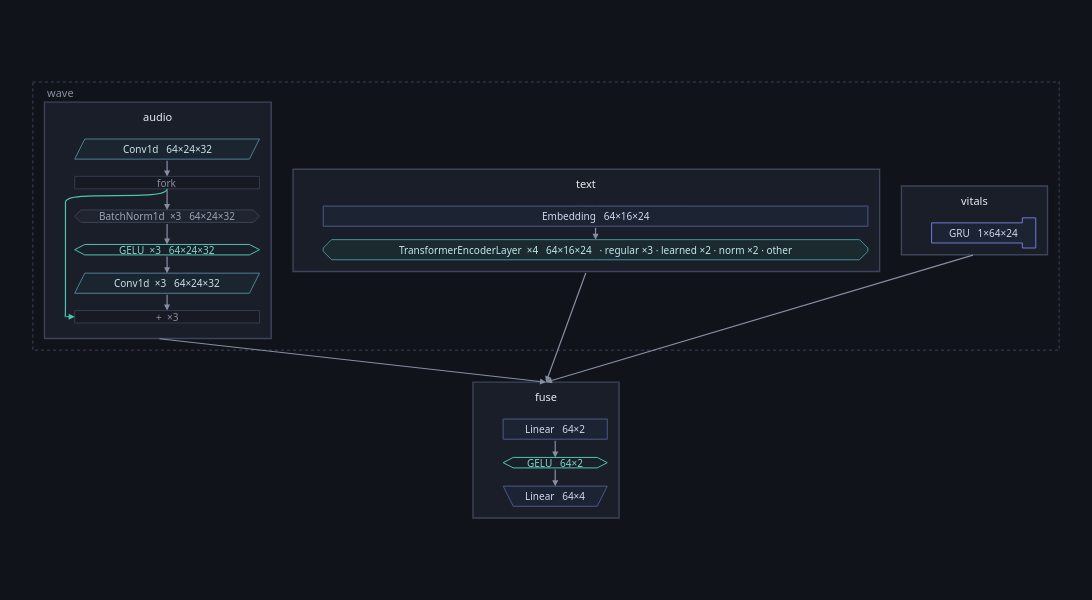

This figure's notebook cell:
### Markdown cell above
## The symptoms

**No flag at all.** Every gradient arrives, nothing is dead, nothing
saturates. The network is in perfect health and it is costing about a quarter
of the loss, which is exactly the kind of thing no health check is looking
for. The diagnosis is in the picture:

### Code cell
pinched.figure(inside=architecture(pinched, ONE))

### Figure 1 — Plotly figure (JSON) as saved in the notebook; plotly's stock layout.template omitted (floating-point values rounded to 4 significant figures)
{"data": [{"hoverinfo": "text", "hovertext": ["<b>audio</b><br>class: Audio<br>device: cpu", "<b>text</b><br>class: Text<br>device: cpu", "<b>vitals</b><br>class: Vitals<br>device: cpu", "<b>fuse</b><br>class: Fuse<br>device: cpu"], "marker": {"opacity": 0, "size": 1}, "mode": "markers", "showlegend": false, "type": "scatter", "x": [149.2, 660.2, 1123.0, 612.1], "y": [165.0, 165.0, 165.0, 439.0]}], "layout": {"annotations": [{"align": "left", "font": {"color": "#868ea3", "family": "system-ui, -apple-system, Segoe UI, Roboto, sans-serif", "size": 11}, "showarrow": false, "text": "wave", "x": 14.0, "xanchor": "left", "y": 12.0, "yanchor": "middle"}, {"align": "center", "font": {"color": "#e7e9ef", "family": "system-ui, -apple-system, Segoe UI, Roboto, sans-serif", "size": 11}, "showarrow": false, "text": "audio", "x": 149.2, "xanchor": "center", "y": 41.5, "yanchor": "middle"}, {"align": "center", "font": {"color": "#c7e3ec", "family": "system-ui, -apple-system, Segoe UI, Roboto, sans-serif", "size": 10}, "showarrow": false, "text": "Conv1d   64×24×32", "x": 160.2, "xanchor": "center", "y": 80.0, "yanchor": "middle"}, {"align": "center", "font": {"color": "#868ea3", "family": "system-ui, -apple-system, Segoe UI, Roboto, sans-serif", "size": 10}, "showarrow": false, "text": "fork", "x": 160.2, "xanchor": "center", "y": 120.0, "yanchor": "middle"}, {"align": "center", "font": {"color": "#9aa3b8", "family": "system-ui, -apple-system, Segoe UI, Roboto, sans-serif", "size": 10}, "showarrow": false, "text": "BatchNorm1d  ×3   64×24×32", "x": 160.2, "xanchor": "center", "y": 160.0, "yanchor": "middle"}, {"align": "center", "font": {"color": "#7fd8c9", "family": "system-ui, -apple-system, Segoe UI, Roboto, sans-serif", "size": 10}, "showarrow": false, "text": "GELU  ×3   64×24×32", "x": 160.2, "xanchor": "center", "y": 200.0, "yanchor": "middle"}, {"align": "center", "font": {"color": "#c7e3ec", "family": "system-ui, -apple-system, Segoe UI, Roboto, sans-serif", "size": 10}, "showarrow": false, "text": "Conv1d  ×3   64×24×32", "x": 160.2, "xanchor": "center", "y": 240.0, "yanchor": "middle"}, {"align": "center", "font": {"color": "#868ea3", "family": "system-ui, -apple-system, Segoe UI, Roboto, sans-serif", "size": 10}, "showarrow": false, "text": "+  ×3", "x": 160.2, "xanchor": "center", "y": 280.0, "yanchor": "middle"}, {"align": "center", "font": {"color": "#e7e9ef", "family": "system-ui, -apple-system, Segoe UI, Roboto, sans-serif", "size": 11}, "showarrow": false, "text": "text", "x": 660.2, "xanchor": "center", "y": 121.5, "yanchor": "middle"}, {"align": "center", "font": {"color": "#cfd8ee", "family": "system-ui, -apple-system, Segoe UI, Roboto, sans-serif", "size": 10}, "showarrow": false, "text": "Embedding   64×16×24", "x": 671.2, "xanchor": "center", "y": 160.0, "yanchor": "middle"}, {"align": "center", "font": {"color": "#bfe6ee", "family": "system-ui, -apple-system, Segoe UI, Roboto, sans-serif", "size": 10}, "showarrow": false, "text": "TransformerEncoderLayer  ×4   64×16×24   · regular ×3 · learned ×2 · norm ×2 · other", "x": 671.2, "xanchor": "center", "y": 200.0, "yanchor": "middle"}, {"align": "center", "font": {"color": "#e7e9ef", "family": "system-ui, -apple-system, Segoe UI, Roboto, sans-serif", "size": 11}, "showarrow": false, "text": "vitals", "x": 1123.0, "xanchor": "center", "y": 141.5, "yanchor": "middle"}, {"align": "center", "font": {"color": "#cfd8ee", "family": "system-ui, -apple-system, Segoe UI, Roboto, sans-serif", "size": 10}, "showarrow": false, "text": "GRU   1×64×24", "x": 1134.0, "xanchor": "center", "y": 180.0, "yanchor": "middle"}, {"align": "center", "font": {"color": "#e7e9ef", "family": "system-ui, -apple-system, Segoe UI, Roboto, sans-serif", "size": 11}, "showarrow": false, "text": "fuse", "x": 612.1, "xanchor": "center", "y": 375.5, "yanchor": "middle"}, {"align": "center", "font": {"color": "#cfd8ee", "family": "system-ui, -apple-system, Segoe UI, Roboto, sans-serif", "size": 10}, "showarrow": false, "text": "Linear   64×2", "x": 623.1, "xanchor": "center", "y": 414.0, "yanchor": "middle"}, {"align": "center", "font": {"color": "#7fd8c9", "family": "system-ui, -apple-system, Segoe UI, Roboto, sans-serif", "size": 10}, "showarrow": false, "text": "GELU   64×2", "x": 623.1, "xanchor": "center", "y": 454.0, "yanchor": "middle"}, {"align": "center", "font": {"color": "#cfd8ee", "family": "system-ui, -apple-system, Segoe UI, Roboto, sans-serif", "size": 10}, "showarrow": false, "text": "Linear   64×4", "x": 623.1, "xanchor": "center", "y": 494.0, "yanchor": "middle"}, {"arrowcolor": "#868ea3", "arrowhead": 2, "arrowsize": 1, "arrowwidth": 1.2, "ax": 160.2, "axref": "x", "ay": 127.4, "ayref": "y", "showarrow": true, "text": "", "x": 160.2, "xref": "x", "y": 152.6, "yref": "y"}, {"arrowcolor": "#868ea3", "arrowhead": 2, "arrowsize": 1, "arrowwidth": 1.2, "ax": 160.2, "axref": "x", "ay": 167.4, "ayref": "y", "showarrow": true, "text": "", "x": 160.2, "xref": "x", "y": 193.8, "yref": "y"}, {"arrowcolor": "#868ea3", "arrowhead": 2, "arrowsize": 1, "arrowwidth": 1.2, "ax": 160.2, "axref": "x", "ay": 206.2, "ayref": "y", "showarrow": true, "text": "", "x": 160.2, "xref": "x", "y": 228.0, "yref": "y"}, {"arrowcolor": "#4fc3b0", "arrowhead": 2, "arrowsize": 1, "arrowwidth": 1.2, "ax": 38.0, "axref": "x", "ay": 280.0, "ayref": "y", "showarrow": true, "text": "", "x": 50.0, "xref": "x", "y": 280.0, "yref": "y"}, {"arrowcolor": "#868ea3", "arrowhead": 2, "arrowsize": 1, "arrowwidth": 1.2, "ax": 160.2, "axref": "x", "ay": 252.0, "ayref": "y", "showarrow": true, "text": "", "x": 160.2, "xref": "x", "y": 272.6, "yref": "y"}, {"arrowcolor": "#868ea3", "arrowhead": 2, "arrowsize": 1, "arrowwidth": 1.2, "ax": 160.2, "axref": "x", "ay": 92.0, "ayref": "y", "showarrow": true, "text": "", "x": 160.2, "xref": "x", "y": 112.6, "yref": "y"}, {"arrowcolor": "#868ea3", "arrowhead": 2, "arrowsize": 1, "arrowwidth": 1.2, "ax": 671.2, "axref": "x", "ay": 172.0, "ayref": "y", "showarrow": true, "text": "", "x": 671.2, "xref": "x", "y": 188.0, "yref": "y"}, {"arrowcolor": "#868ea3", "arrowhead": 2, "arrowsize": 1, "arrowwidth": 1.2, "ax": 623.1, "axref": "x", "ay": 426.0, "ayref": "y", "showarrow": true, "text": "", "x": 623.1, "xref": "x", "y": 447.8, "yref": "y"}, {"arrowcolor": "#868ea3", "arrowhead": 2, "arrowsize": 1, "arrowwidth": 1.2, "ax": 623.1, "axref": "x", "ay": 460.2, "ayref": "y", "showarrow": true, "text": "", "x": 623.1, "xref": "x", "y": 482.0, "yref": "y"}, {"arrowcolor": "#868ea3", "arrowhead": 2, "arrowsize": 1, "arrowwidth": 1.2, "ax": 149.2, "axref": "x", "ay": 306.0, "ayref": "y", "showarrow": true, "text": "", "x": 612.1, "xref": "x", "y": 358.0, "yref": "y"}, {"arrowcolor": "#868ea3", "arrowhead": 2, "arrowsize": 1, "arrowwidth": 1.2, "ax": 660.2, "axref": "x", "ay": 226.0, "ayref": "y", "showarrow": true, "text": "", "x": 612.1, "xref": "x", "y": 358.0, "yref": "y"}, {"arrowcolor": "#868ea3", "arrowhead": 2, "arrowsize": 1, "arrowwidth": 1.2, "ax": 1123.0, "axref": "x", "ay": 206.0, "ayref": "y", "showarrow": true, "text": "", "x": 612.1, "xref": "x", "y": 358.0, "yref": "y"}], "font": {"color": "#e7e9ef", "family": "system-ui, -apple-system, Segoe UI, Roboto, sans-serif", "size": 12}, "height": 600.0, "hoverlabel": {"align": "left", "bgcolor": "#1a1e28", "bordercolor": "#2c3242", "font": {"color": "#e7e9ef", "family": "system-ui, -apple-system, Segoe UI, Roboto, sans-serif"}}, "legend": {"bgcolor": "rgba(0,0,0,0)", "font": {"color": "#868ea3"}, "orientation": "h", "x": 1, "xanchor": "right", "y": 1.02, "yanchor": "bottom"}, "margin": {"b": 16, "l": 16, "r": 16, "t": 16}, "paper_bgcolor": "#101319", "plot_bgcolor": "#101319", "shapes": [{"fillcolor": "rgba(0,0,0,0)", "layer": "below", "line": {"color": "#2c3242", "dash": "dot", "width": 1.6}, "type": "rect", "x0": 0.0, "x1": 1224.0, "y0": 0.0, "y1": 320.0}, {"fillcolor": "#1a1e28", "layer": "below", "line": {"color": "#3d4459", "width": 1.4}, "type": "rect", "x0": 14.0, "x1": 284.4, "y0": 24.0, "y1": 306.0}, {"fillcolor": "#1b2530", "layer": "below", "line": {"color": "#4d7f8f", "width": 1.0}, "path": "M 62.0,68.0 L 270.4,68.0 L 258.4,92.0 L 50.0,92.0 Z", "type": "path", "xref": "x", "yref": "y"}, {"fillcolor": "#171a22", "layer": "below", "line": {"color": "#333a4b", "width": 1.0}, "path": "M 50.0,112.56 L 270.4,112.56 L 270.4,127.44 L 50.0,127.44 Z", "type": "path", "xref": "x", "yref": "y"}, {"fillcolor": "#20242e", "layer": "below", "line": {"color": "#3a4152", "width": 1.0}, "path": "M 57.44,152.56 L 262.96,152.56 L 270.4,160.0 L 262.96,167.44 L 57.44,167.44 L 50.0,160.0 Z", "type": "path", "xref": "x", "yref": "y"}, {"fillcolor": "rgba(0,0,0,0)", "layer": "below", "line": {"color": "#4fc3b0", "width": 1.0}, "path": "M 50.0,200.0 L 62.0,193.76 L 258.4,193.76 L 270.4,200.0 L 258.4,206.23999999999998 L 62.0,206.23999999999998 Z", "type": "path", "xref": "x", "yref": "y"}, {"fillcolor": "#1b2530", "layer": "below", "line": {"color": "#4d7f8f", "width": 1.0}, "path": "M 62.0,228.0 L 270.4,228.0 L 258.4,252.0 L 50.0,252.0 Z", "type": "path", "xref": "x", "yref": "y"}, {"fillcolor": "#171a22", "layer": "below", "line": {"color": "#333a4b", "width": 1.0}, "path": "M 50.0,272.56 L 270.4,272.56 L 270.4,287.44 L 50.0,287.44 Z", "type": "path", "xref": "x", "yref": "y"}, {"fillcolor": "#1a1e28", "layer": "below", "line": {"color": "#3d4459", "width": 1.4}, "type": "rect", "x0": 310.4, "x1": 1010.0, "y0": 104.0, "y1": 226.0}, {"fillcolor": "#1c2333", "layer": "below", "line": {"color": "#4a5a86", "width": 1.0}, "path": "M 346.4,148.0 L 996.0,148.0 L 996.0,172.0 L 346.4,172.0 Z", "type": "path", "xref": "x", "yref": "y"}, {"fillcolor": "#1b2a2f", "layer": "below", "line": {"color": "#3f8f9d", "width": 1.0}, "path": "M 356.4,188.0 L 986.0,188.0 L 996.0,198.0 L 996.0,202.0 L 986.0,212.0 L 356.4,212.0 L 346.4,202.0 L 346.4,198.0 Z", "type": "path", "xref": "x", "yref": "y"}, {"fillcolor": "#1a1e28", "layer": "below", "line": {"color": "#3d4459", "width": 1.4}, "type": "rect", "x0": 1036.0, "x1": 1210.0, "y0": 124.0, "y1": 206.0}, {"fillcolor": "#1c2333", "layer": "below", "line": {"color": "#6f7bd1", "width": 1.0}, "path": "M 1072.0,168.0 L 1180.2,168.0 L 1180.2,162.0 L 1196.2,162.0 L 1196.2,198.0 L 1180.2,198.0 L 1180.2,192.0 L 1072.0,192.0 Z", "type": "path", "xref": "x", "yref": "y"}, {"fillcolor": "#1a1e28", "layer": "below", "line": {"color": "#3d4459", "width": 1.4}, "type": "rect", "x0": 525.0, "x1": 699.2, "y0": 358.0, "y1": 520.0}, {"fillcolor": "#1c2333", "layer": "below", "line": {"color": "#4a5a86", "width": 1.0}, "path": "M 561.0,402.0 L 685.2,402.0 L 685.2,426.0 L 561.0,426.0 Z", "type": "path", "xref": "x", "yref": "y"}, {"fillcolor": "rgba(0,0,0,0)", "layer": "below", "line": {"color": "#4fc3b0", "width": 1.0}, "path": "M 561.0,454.0 L 573.0,447.76 L 673.2,447.76 L 685.2,454.0 L 673.2,460.24 L 573.0,460.24 Z", "type": "path", "xref": "x", "yref": "y"}, {"fillcolor": "#1c2333", "layer": "below", "line": {"color": "#4a5a86", "width": 1.0}, "path": "M 561.0,482.0 L 685.2,482.0 L 673.2,506.0 L 573.0,506.0 Z", "type": "path", "xref": "x", "yref": "y"}, {"layer": "below", "line": {"color": "#4fc3b0", "width": 1.2}, "path": "M 160.2,127.44 C 160.2,143.44 39.0,127.44 39.0,143.44 L 39.0,264.0 C 39.0,280.0 39.0,280.0 38.0,280.0", "type": "path", "xref": "x", "yref": "y"}], "width": 1100, "xaxis": {"range": [-20, 1244.0], "visible": false}, "yaxis": {"range": [540.0, -20], "scaleanchor": "x", "visible": false}}}
